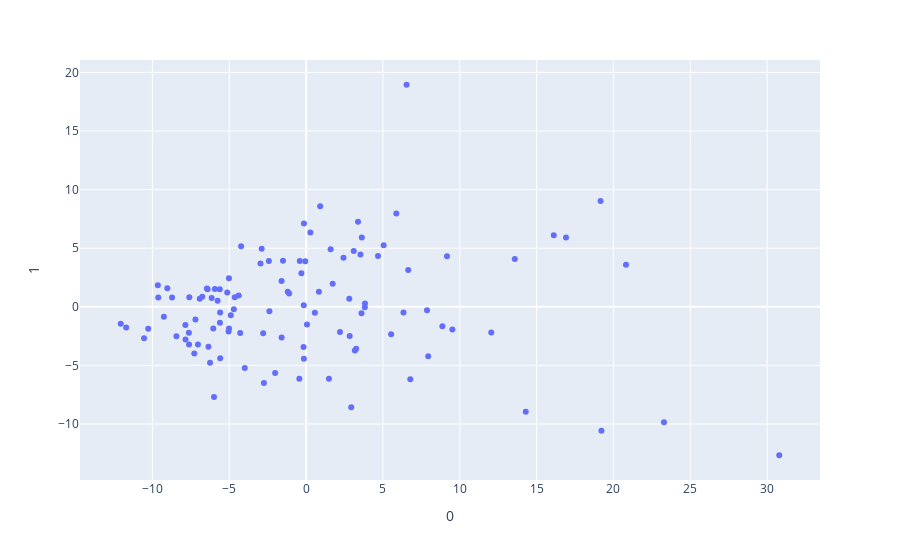

Notebook code cell kept with this figure:
### Code cell
pca = PCA()
components = pca.fit_transform(Xtest)
fig = px.scatter(components, x=0, y=1)
fig.show()
